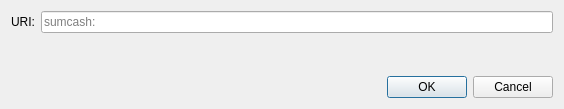
<?xml version="1.0" encoding="UTF-8"?>
<ui version="4.0">
 <class>OpenURIDialog</class>
 <widget class="QDialog" name="OpenURIDialog">
  <property name="geometry">
   <rect>
    <x>0</x>
    <y>0</y>
    <width>564</width>
    <height>109</height>
   </rect>
  </property>
  <property name="windowTitle">
   <string>Open sumcash URI</string>
  </property>
  <layout class="QVBoxLayout" name="verticalLayout">
   <item>
    <layout class="QHBoxLayout" name="horizontalLayout">
     <item>
      <widget class="QLabel" name="label">
       <property name="text">
        <string>URI:</string>
       </property>
      </widget>
     </item>
     <item>
      <widget class="QValidatedLineEdit" name="uriEdit">
       <property name="placeholderText">
        <string notr="true">sumcash:</string>
       </property>
      </widget>
     </item>
    </layout>
   </item>
   <item>
    <spacer name="verticalSpacer">
     <property name="orientation">
      <enum>Qt::Vertical</enum>
     </property>
     <property name="sizeHint" stdset="0">
      <size>
       <width>20</width>
       <height>40</height>
      </size>
     </property>
    </spacer>
   </item>
   <item>
    <widget class="QDialogButtonBox" name="buttonBox">
     <property name="orientation">
      <enum>Qt::Horizontal</enum>
     </property>
     <property name="standardButtons">
      <set>QDialogButtonBox::Cancel|QDialogButtonBox::Ok</set>
     </property>
    </widget>
   </item>
  </layout>
 </widget>
 <customwidgets>
  <customwidget>
   <class>QValidatedLineEdit</class>
   <extends>QLineEdit</extends>
   <header>qt/qvalidatedlineedit.h</header>
  </customwidget>
 </customwidgets>
 <resources/>
 <connections>
  <connection>
   <sender>buttonBox</sender>
   <signal>accepted()</signal>
   <receiver>OpenURIDialog</receiver>
   <slot>accept()</slot>
   <hints>
    <hint type="sourcelabel">
     <x>248</x>
     <y>254</y>
    </hint>
    <hint type="destinationlabel">
     <x>157</x>
     <y>274</y>
    </hint>
   </hints>
  </connection>
  <connection>
   <sender>buttonBox</sender>
   <signal>rejected()</signal>
   <receiver>OpenURIDialog</receiver>
   <slot>reject()</slot>
   <hints>
    <hint type="sourcelabel">
     <x>316</x>
     <y>260</y>
    </hint>
    <hint type="destinationlabel">
     <x>286</x>
     <y>274</y>
    </hint>
   </hints>
  </connection>
 </connections>
</ui>
